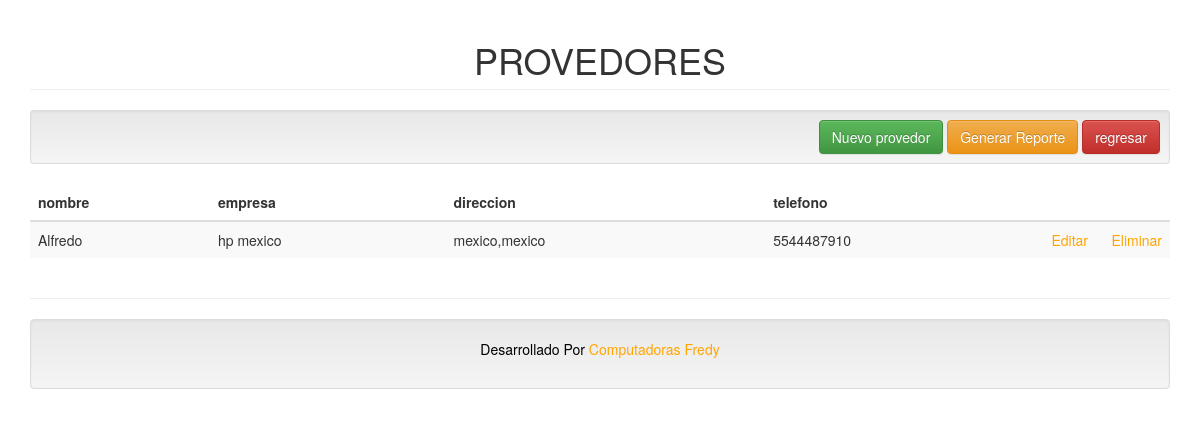
Page /provedores.php on the committed database.
### tables this page shows
CREATE TABLE `provedores` (
  `id` int(11) NOT NULL,
  `nombre` varchar(50) NOT NULL,
  `empresa` varchar(50) NOT NULL,
  `direccion` varchar(100) NOT NULL,
  `telefono` varchar(15) NOT NULL
);

### ProvedoresController/alumno.controller.php (called while the page is built, shortened)
<?php
require_once 'model/prove.php';
class AlumnoController{
    public function __CONSTRUCT(){
        $this->model = new prove();
    }
    public function Index(){
        require_once 'view/header.php';
        require_once 'view/cruds/provedorss.php';
        require_once 'view/footer.php';
    }
}

### model/database.php (called while the page is built)
<?php
class Database
{
    public static function StartUp()
    {
        $pdo = new PDO('mysql:host=localhost;dbname=compusfredyy;charset=utf8', 'root', '');
        $pdo->setAttribute(PDO::ATTR_ERRMODE, PDO::ERRMODE_EXCEPTION);
        return $pdo;
    }
}

### model/prove.php (called while the page is built, shortened)
<?php
class prove
{
	private $pdo;
	public function __CONSTRUCT()
	{
		try
		{
			$this->pdo = Database::StartUp();
		}
		catch(Exception $e)
		{
			die($e->getMessage());
		}
	}
	public function Listar()
	{
		try
		{
			$stm = $this->pdo->prepare("SELECT * FROM provedores");
			$stm->execute();
			return $stm->fetchAll(PDO::FETCH_OBJ);
		}
		catch(Exception $e)
		{
			die($e->getMessage());
		}
	}
}

### view/cruds/provedorss.php (the view, shortened to what this page needs)
<h1 class="page-header">PROVEDORES</h1>
<div class="well well-sm text-right">
    <a class="btn btn-success" href="?c=Alumno&a=Crud">Nuevo provedor</a>
    <a class="btn btn-warning" href="reportprovedores.php">Generar Reporte</a>
    <a class="btn btn-danger" href="administrador.php">regresar</a>
</div>
<table class="table table-striped">
    <thead>
        <tr>
            <th style="width:180px;">nombre</th>
            <th>empresa</th>
            <th>direccion</th>
            <th>telefono</th>
            <th style="width:60px;"></th>
            <th style="width:60px;"></th>
        </tr>
    </thead>
    <tbody>
    <?php foreach($this->model->Listar() as $r): ?>
        <tr>
            <td><?php echo $r->nombre; ?></td>
            <td><?php echo $r->empresa;?></td>
             <td><?php echo $r->direccion;?></td>
              <td><?php echo $r->telefono;?></td>
            <td>
                <a href="?c=Alumno&a=Crud&id=<?php echo $r->id; ?>">Editar</a>
            </td>
            <td>
                <a onclick="javascript:return confirm('¿Seguro de eliminar este registro?');" href="?c=Alumno&a=Eliminar&id=<?php echo $r->id; ?>">Eliminar</a>
            </td>
        </tr>
    <?php endforeach; ?>
    </tbody>
</table>

### view/cruds/provedorss.php (style rules this page uses)
h1 { text-align: center; }

### view/footer.php (style rules this page uses)
a { color: orange; }

### rows in the picture
provedores: nombre "Alfredo", empresa "hp mexico", direccion "mexico,mexico", telefono "5544487910"
